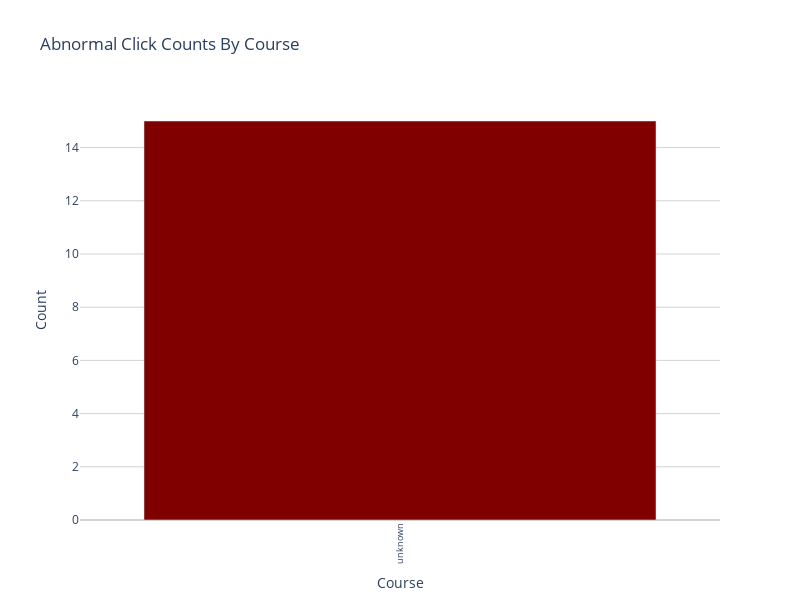

The cell this chart's notebook holds for it:
### Code cell
abnormal_course_count = nbgitpuller_textPayload_df_pull_abnormal.course.value_counts()

fig = go.Figure(data=[go.Bar(
    x=abnormal_course_count.index,
    y=abnormal_course_count,
    text=None,
    textposition='outside',
    marker=dict(color='maroon')

)])

fig.update_layout(
    title='Abnormal Click Counts By Course',
    xaxis_title='Course',
    yaxis_title='Count',
    xaxis=dict(
        tickangle=-90,  
        tickmode='array', 
        tickvals=list(range(len(abnormal_course_count))), 
        ticktext=abnormal_course_count.index, 
        tickfont=dict(size=9)
    ),
    yaxis=dict(
        tickformat=',d', 
        gridcolor='LightGrey',  
        zerolinecolor='LightGrey'
    ),
    width=800,  
    height=600, 
    plot_bgcolor='white', 
    paper_bgcolor='white',  
    hovermode='x unified',  
)

for trace in fig.data:
    trace.hoverinfo = 'x+y'
    trace.hoverlabel = dict(bgcolor="LightGrey", font_size=16)

fig.show()

### Figure 1 — Plotly figure (JSON) as saved in the notebook; plotly's stock layout.template omitted (floating-point values rounded to 4 significant figures)
{"data": [{"hoverinfo": "x+y", "hoverlabel": {"bgcolor": "LightGrey", "font": {"size": 16}}, "marker": {"color": "maroon"}, "textposition": "outside", "type": "bar", "x": ["unknown"], "y": [15]}], "layout": {"height": 600, "hovermode": "x unified", "paper_bgcolor": "white", "plot_bgcolor": "white", "title": {"text": "Abnormal Click Counts By Course"}, "width": 800, "xaxis": {"autorange": true, "range": [-0.5, 0.5], "tickangle": -90, "tickfont": {"size": 9}, "tickmode": "array", "ticktext": ["unknown"], "tickvals": [0], "title": {"text": "Course"}, "type": "category"}, "yaxis": {"autorange": true, "gridcolor": "LightGrey", "range": [0, 15.79], "tickformat": ",d", "title": {"text": "Count"}, "type": "linear", "zerolinecolor": "LightGrey"}}}
